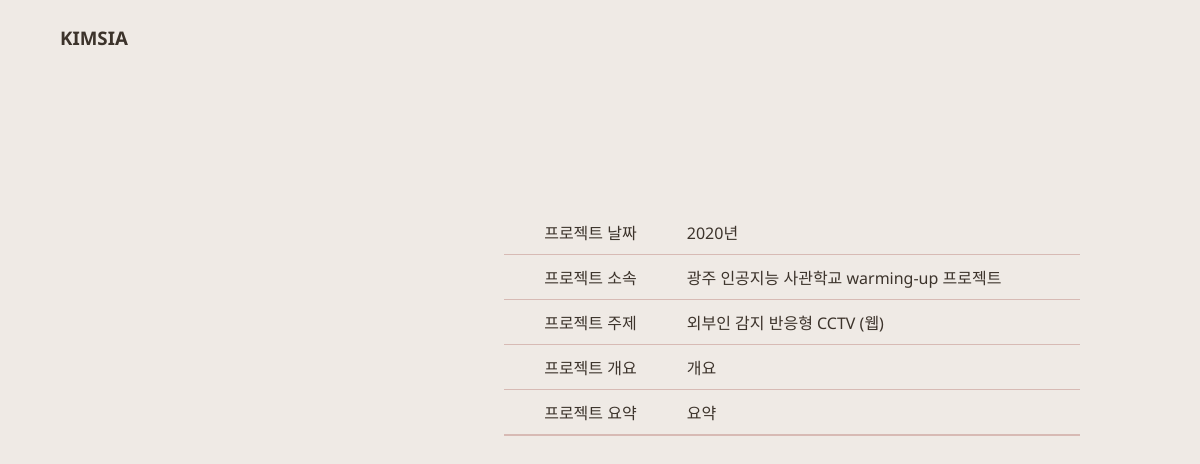
Before: /detail/5 with the older database file.
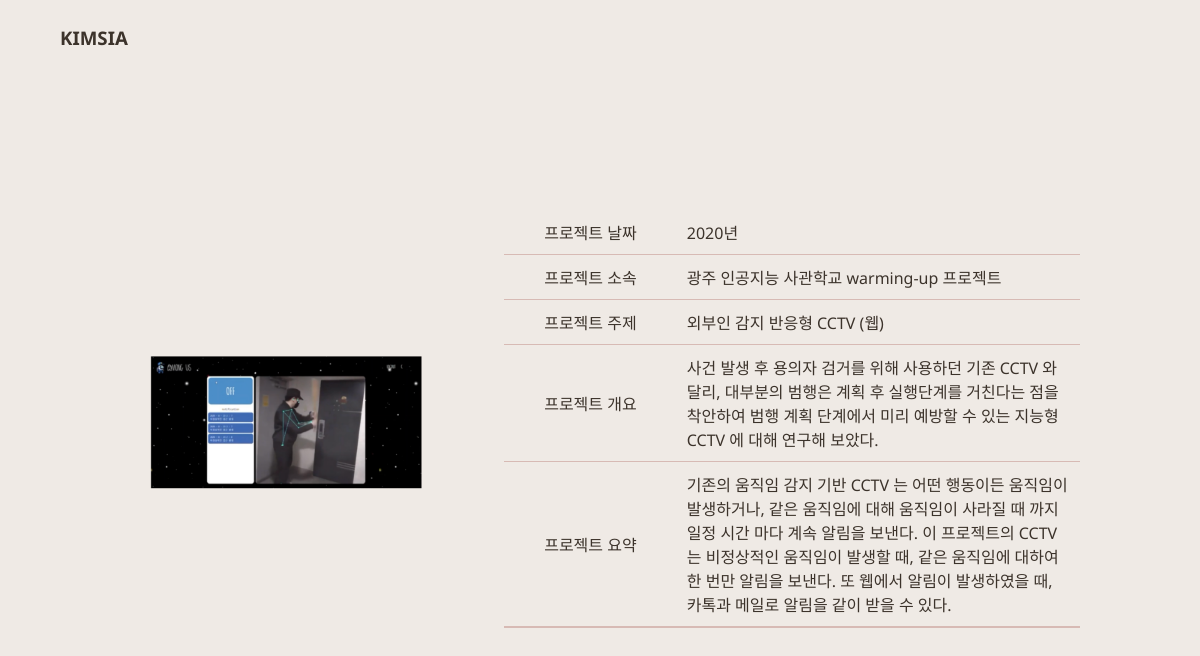
After: the same page with the newer database file.
### siaApp/models.py (models this page shows)
class ProjectList(models.Model):
    proj_date = models.CharField(max_length = 30)
    proj_group = models.CharField(max_length = 30)
    proj_topic = models.TextField()
    proj_overview = models.TextField()
    proj_summary = models.TextField()
    proj_img = models.ImageField(upload_to='images/', blank = True, null = True)

### siaApp/views.py (the view)
# urls.py: path('detail/<int:project_pk>', views.detail, name = "detail")
def detail(request, project_pk):
    project = ProjectList.objects.get(pk=project_pk)
    context = {
        'project_obj' : project
    }
    return render(request, 'detail.html', context)

### siaApp/templates/detail.html (shortened to what this page needs)
<!DOCTYPE html>
<html lang="en">
<head>
    {% load static %}
    <link rel="stylesheet" type="text/css" href="{% static 'css/style.css' %}" />
    <link rel="stylesheet" type="text/css" href="{% static 'css/detail.css' %}" />
    <link href="https://fonts.googleapis.com/css2?family=Noto+Sans:wght@400;700&display=swap" rel="stylesheet"></head>
</head>
<body>
    <header>
        <a href="http://www.kimsia.shop/">KIMSIA</a>
    </header>
    <div class = "container">
        <div class = "image">
            {% if project_obj.proj_img.url != NULL %}
                <img src = "{{project_obj.proj_img.url}}">
            {% endif %}
        </div>
        <div class = "table_container">
            <table>
                <tr>
                    <td>프로젝트 날짜</td>
                    <td>{{ project_obj.proj_date }}</td>
                </tr>
                <tr>
                    <td>프로젝트 소속</td>
                    <td>{{ project_obj.proj_group }}</td>
                </tr>
                <tr>
                    <td>프로젝트 주제</td>
                    <td>{{ project_obj.proj_topic }}</td>
                </tr>
                <tr>
                    <td>프로젝트 개요</td>
                    <td>{{ project_obj.proj_overview }}</td>
                </tr>
                <tr>
                    <td>프로젝트 요약</td>
                    <td>{{ project_obj.proj_summary }}</td>
                </tr>
            </table>
        </div>
    </div>
</body>
</html>

Changed rows visible on the page:
changed ProjectList "광주 인공지능 사관학교 warming-up 프로젝트": proj_img: picture added; proj_overview "개요" → "사건 발생 후 용의자 검거를 위해 사용하던 기존 CCTV 와 달리, 대부분의 범행은 계획 후 실행단계를 거친다는 점을 착안하여 범행 계획 단계에서 미리 예방할 수 있는 지능형 CCTV 에 대해 연구해 보았다."; proj_summary "요약" → "기존의 움직임 감지 기반 CCTV 는 어떤 행동이든 움직임이 발생하거나, 같은 움직임에 대해 움직임이 사라질 때 까지 일정 시간 마다 계속 알림을 보낸다. 이 프로젝트의 CCTV 는 비정상적인 움직임이 발생할 때, 같은 움직임에 대하여 한 번만 알림을 보낸다. 또 웹에서 알림이 발생하였을 때, 카톡과 메일로 알림을 같이 받을 수 있다."
